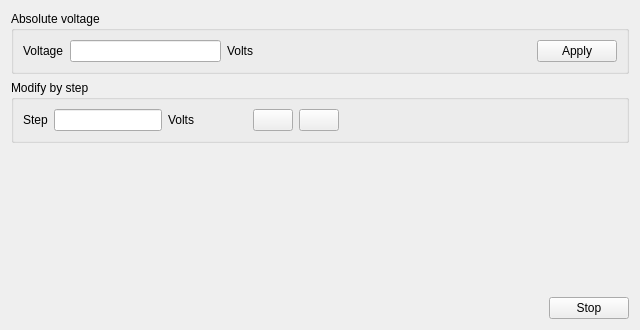
            <widget class="QWidget" name="Jog">
             <attribute name="title">
              <string>Jog</string>
             </attribute>
             <layout class="QGridLayout" name="gridLayout_39">
              <item row="0" column="0">
               <layout class="QVBoxLayout" name="verticalLayout_18">
                <item>
                 <widget class="QGroupBox" name="gb_agilent_jog_abs_voltage">
                  <property name="title">
                   <string>Absolute voltage</string>
                  </property>
                  <layout class="QGridLayout" name="gridLayout_38">
                   <item row="0" column="0">
                    <layout class="QHBoxLayout" name="horizontalLayout_34">
                     <item>
                      <widget class="QLabel" name="lbl_agilent_jog_voltage">
                       <property name="text">
                        <string>Voltage</string>
                       </property>
                      </widget>
                     </item>
                     <item>
                      <widget class="QLineEdit" name="le_agilent_jog_voltage_value"/>
                     </item>
                     <item>
                      <widget class="QLabel" name="lbl_agilent_jog_unit_1">
                       <property name="text">
                        <string>Volts</string>
                       </property>
                      </widget>
                     </item>
                     <item>
                      <spacer name="horizontalSpacer_14">
                       <property name="orientation">
                        <enum>Qt::Horizontal</enum>
                       </property>
                       <property name="sizeHint" stdset="0">
                        <size>
                         <width>278</width>
                         <height>20</height>
                        </size>
                       </property>
                      </spacer>
                     </item>
                     <item>
                      <widget class="QPushButton" name="pb_agilent_jog_apply_voltage">
                       <property name="text">
                        <string>Apply</string>
                       </property>
                      </widget>
                     </item>
                    </layout>
                   </item>
                  </layout>
                 </widget>
                </item>
                <item>
                 <widget class="QGroupBox" name="gb_agilent_jog_step">
                  <property name="title">
                   <string>Modify by step</string>
                  </property>
                  <layout class="QGridLayout" name="gridLayout_37">
                   <item row="0" column="0">
                    <layout class="QHBoxLayout" name="horizontalLayout_33">
                     <item>
                      <widget class="QLabel" name="lbl_agilent_jog_step">
                       <property name="text">
                        <string>Step</string>
                       </property>
                      </widget>
                     </item>
                     <item>
                      <widget class="QLineEdit" name="le_agilent_jog_step_value"/>
                     </item>
                     <item>
                      <widget class="QLabel" name="lbl_agilent_job_unit_2">
                       <property name="text">
                        <string>Volts</string>
                       </property>
                      </widget>
                     </item>
                     <item>
                      <spacer name="horizontalSpacer_15">
                       <property name="orientation">
                        <enum>Qt::Horizontal</enum>
                       </property>
                       <property name="sizeHint" stdset="0">
                        <size>
                         <width>40</width>
                         <height>20</height>
                        </size>
                       </property>
                      </spacer>
                     </item>
                     <item>
                      <widget class="QPushButton" name="pb_agilent_jog_add_step">
                       <property name="text">
                        <string/>
                       </property>
                       <property name="icon">
                        <iconset>
                         <normaloff>../icon/noun-plus.png</normaloff>../icon/noun-plus.png</iconset>
                       </property>
                       <property name="iconSize">
                        <size>
                         <width>24</width>
                         <height>24</height>
                        </size>
                       </property>
                      </widget>
                     </item>
                     <item>
                      <widget class="QPushButton" name="pb_agilent_jog_sub_step">
                       <property name="text">
                        <string/>
                       </property>
                       <property name="icon">
                        <iconset>
                         <normaloff>../icon/noun-minus.png</normaloff>../icon/noun-minus.png</iconset>
                       </property>
                       <property name="iconSize">
                        <size>
                         <width>24</width>
                         <height>24</height>
                        </size>
                       </property>
                      </widget>
                     </item>
                     <item>
                      <spacer name="horizontalSpacer_16">
                       <property name="orientation">
                        <enum>Qt::Horizontal</enum>
                       </property>
                       <property name="sizeHint" stdset="0">
                        <size>
                         <width>278</width>
                         <height>20</height>
                        </size>
                       </property>
                      </spacer>
                     </item>
                    </layout>
                   </item>
                  </layout>
                 </widget>
                </item>
                <item>
                 <spacer name="verticalSpacer_11">
                  <property name="orientation">
                   <enum>Qt::Vertical</enum>
                  </property>
                  <property name="sizeHint" stdset="0">
                   <size>
                    <width>20</width>
                    <height>148</height>
                   </size>
                  </property>
                 </spacer>
                </item>
                <item>
                 <layout class="QHBoxLayout" name="horizontalLayout_32">
                  <item>
                   <spacer name="horizontalSpacer_17">
                    <property name="orientation">
                     <enum>Qt::Horizontal</enum>
                    </property>
                    <property name="sizeHint" stdset="0">
                     <size>
                      <width>538</width>
                      <height>20</height>
                     </size>
                    </property>
                   </spacer>
                  </item>
                  <item>
                   <widget class="QPushButton" name="pb_agilent_jog_stop_voltage">
                    <property name="text">
                     <string>Stop</string>
                    </property>
                   </widget>
                  </item>
                 </layout>
                </item>
               </layout>
              </item>
             </layout>
            </widget>
